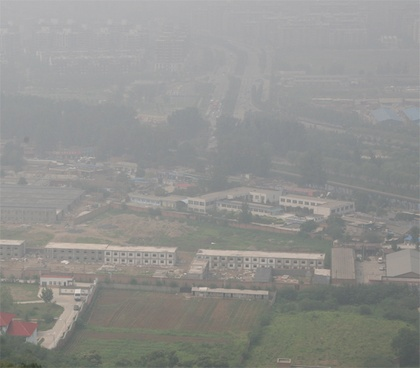
%> input picture Project 3/code/fog1.jpg, 420 x 368 px, shrunk from 600 x 525 before the run; the run also reads 1 picture not shown here
$ octave main.m   (GNU Octave 9; MATLAB toolbox functions it lacks are replaced by stand-ins)
%> lines starting %> are read from the running program, lines starting %| are printed output that depends on the picture
### Project 3/code/remove_haze.m
function [J, J_dark, J_dark_filtered] = remove_haze(image, window_size, omega)
%> called with window_size = 3, omega = 0.95

[m, n, ~] = size(image);
%> m = 368; n = 420

% get dark channel
J_dark = get_dark_channel(image, window_size);

% apply guided filter
r = 4;
res = 0.001;
J_dark_filtered = guided_filter(rgb2gray(image), J_dark, r, res);

% get atmosphere
num_brightest_pixels = floor(m * n * 0.01);
dark_vector = reshape(J_dark_filtered, m * n, 1);
image_vector = reshape(image, m * n, 3);
[~, indices] = sort(dark_vector, 'descend');
brightest_indices = indices(1:num_brightest_pixels);
A = sum(image_vector(brightest_indices, :), 1) / num_brightest_pixels;

% get transmission
A_rep = repmat(reshape(A, [1, 1, 3]), m, n);
t = 1 - omega * get_dark_channel(image ./ A_rep, window_size);

% get radiance
t0 = 0.1;
J = ((image - A_rep) ./ repmat(max(t, t0), 1, 1, 3)) + A_rep;

end

### Project 3/code/get_dark_channel.m
function dark_channel = get_dark_channel(image, window_size)
%> called with window_size = 3

[m, n, ~] = size(image);
%> m = 368; n = 420

pad_size = floor(window_size/2);
padded_image = padarray(image, [pad_size pad_size], Inf);
%> padded_image: size 370x422x3 double; 1.01% of the values are NaN or infinite; the others: min 45, max 224, mean 144.7
dark_channel = zeros(m, n);

for i = 1 : m
    for j = 1 : n
        patch = padded_image(i:i+window_size-1, j:j+window_size-1, :);
        dark_channel(i, j) = min(patch(:));
     end
end
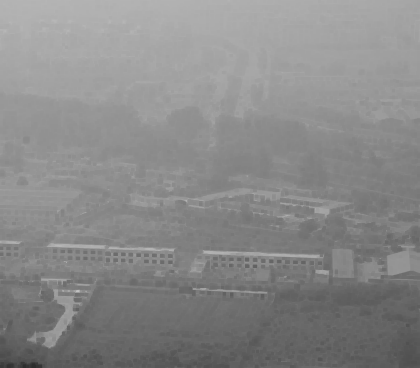
%> dark_channel: size 368x420 double; min 45, max 194, mean 137.1

end

### Project 3/code/window_sum_filter.m
function result = window_sum_filter(image, r)
%> called with r = 4

% result(x, y) = = sum(sum(image(x-r:x+r, y-r:y+r)));

[m, n] = size(image);
%> m = 368; n = 420
result = zeros(m, n);

% Y axis
im_cum = cumsum(image, 1);

result(1:r+1, :) = im_cum(1+r:2*r+1, :);
result(r+2:m-r, :) = im_cum(2*r+2:m, :) - im_cum(1:m-2*r-1, :);
result(m-r+1:m, :) = repmat(im_cum(m, :), [r, 1]) - im_cum(m-2*r:m-r-1, :);

% X axis
im_cum = cumsum(result, 2);

result(:, 1:r+1) = im_cum(:, 1+r:2*r+1);
result(:, r+2:n-r) = im_cum(:, 2*r+2:n) - im_cum(:, 1:n-2*r-1);
result(:, n-r+1:n) = repmat(im_cum(:, n), [1, r]) - im_cum(:, n-2*r:n-r-1);
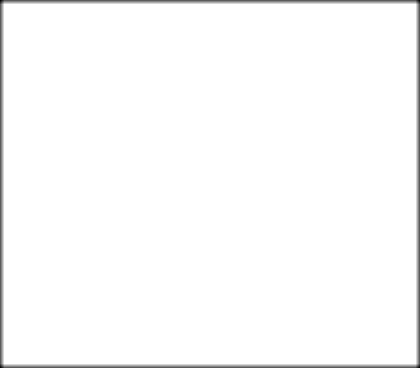
%> result: size 368x420 double; min 25, max 81, mean 80.1; drawn with min black and max white

end

### Project 3/code/guided_filter.m
function q = guided_filter(I, p, r, eps)

[m, n] = size(I);

N = window_sum_filter(ones(m, n), r);

mean_I = window_sum_filter(I, r) ./ N;
%> call 2 of window_sum_filter, with r = 4
%> in window_sum_filter (call 2), `im_cum = cumsum(image, 1);`:
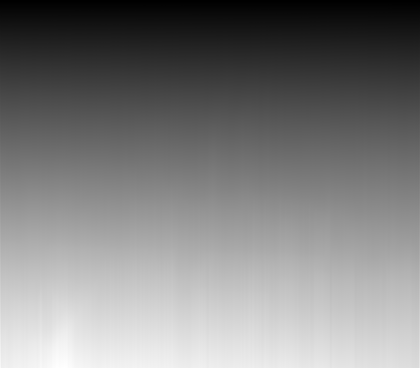
%> im_cum: size 368x420 double; min 169.9, max 57513.2, mean 28643.5; drawn with min black and max white
%> in window_sum_filter (call 2), `result(m-r+1:m, :) = repmat(im_cum(m, :), [r, 1]) - im_cum(m-2*r:m-r-1..`: result: size 368x420 double; min 305.5, max 1660.1, mean 1299.9
%> in window_sum_filter (call 2), `result(:, 1:r+1) = im_cum(:, 1+r:2*r+1);`: result: size 368x420 double; min 305.5, max 14677.5, mean 1394.4
%> in window_sum_filter (call 2), `result(:, n-r+1:n) = repmat(im_cum(:, n), [1, r]) - im_cum(:, n-2*r:n-..`: result: size 368x420 double; min 2173.7, max 14677.5, mean 11637.8
mean_p = window_sum_filter(p, r) ./ N;
%> call 3 of window_sum_filter, with r = 4
%> in window_sum_filter (call 3), `result(:, n-r+1:n) = repmat(im_cum(:, n), [1, r]) - im_cum(:, n-2*r:n-..`:
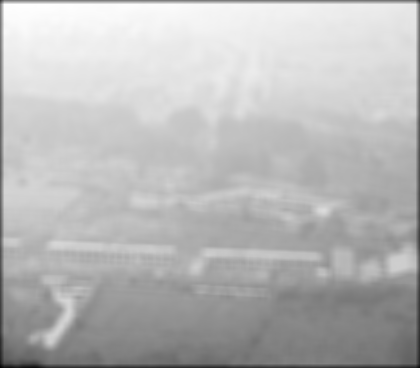
%> result: size 368x420 double; min 1533, max 14513, mean 10980.4; drawn with min black and max white

corr_II = window_sum_filter(I .* I, r) ./ N;
%> call 4 of window_sum_filter, with r = 4
%> in window_sum_filter (call 4), `result(m-r+1:m, :) = repmat(im_cum(m, :), [r, 1]) - im_cum(m-2*r:m-r-1..`: result: size 368x420 double; min 18885.5, max 306214.7, mean 192810.4
%> in window_sum_filter (call 4), `im_cum = cumsum(result, 2);`:
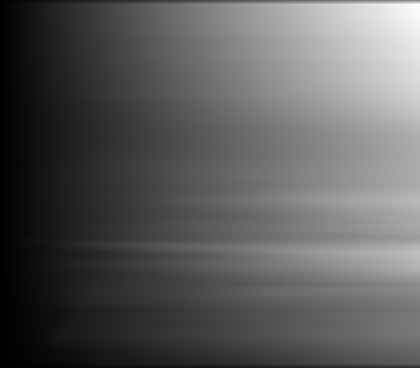
%> im_cum: size 368x420 double; min 39919.7, max 116592524.1, mean 41979021.5; drawn with min black and max white
%> in window_sum_filter (call 4), `result(:, 1:r+1) = im_cum(:, 1+r:2*r+1);`: result: size 368x420 double; min 18885.5, max 2659946.9, mean 207137.7
%> in window_sum_filter (call 4), `result(:, n-r+1:n) = repmat(im_cum(:, n), [1, r]) - im_cum(:, n-2*r:n-..`: result: size 368x420 double; min 189806.8, max 2659946.9, mean 1726317.7
corr_Ip = window_sum_filter(I .* p, r) ./ N;
%> call 5 of window_sum_filter, with r = 4
%> in window_sum_filter (call 5), `result(:, n-r+1:n) = repmat(im_cum(:, n), [1, r]) - im_cum(:, n-2*r:n-..`:
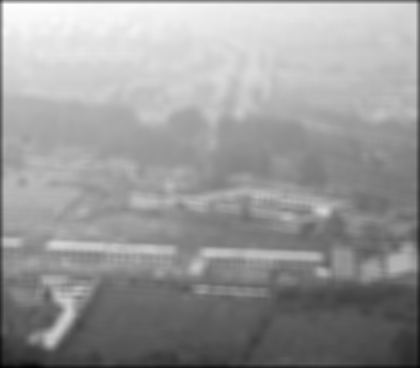
%> result: size 368x420 double; min 133584.4, max 2624401.7, mean 1633414.5; drawn with min black and max white

var_I = corr_II - mean_I .* mean_I;
cov_Ip = corr_Ip - mean_I .* mean_p;
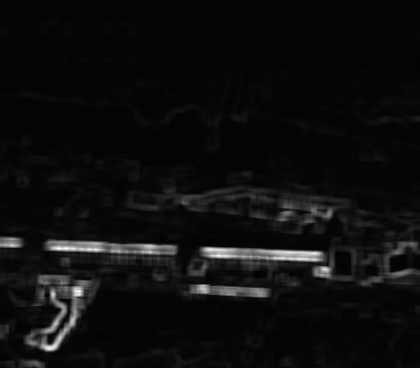
%> cov_Ip: size 368x420 double; min -9.7, max 589.7, mean 23.4; drawn with min black and max white

a = cov_Ip ./ (var_I + eps);
b = mean_p - a .* mean_I;

mean_a = window_sum_filter(a, r) ./ N;
mean_b = window_sum_filter(b, r) ./ N;

q = mean_a .* I + mean_b;

end

### Project 3/code/main.m
clc;
clear;

window_size = 3;
omega = 0.95;

% first image
figure(1);

image1 = double(imread('fog1.jpg'));
[result1, dark_channel1, filtered_dark_channel1] = remove_haze(image1, window_size, omega);
%> in remove_haze, `brightest_indices = indices(1:num_brightest_pixels);`: brightest_indices = 1545 values, max 84273 at index 1403, min 1 at index 115, mean 20958.3
%> in remove_haze, `A = sum(image_vector(brightest_indices, :), 1) / num_brightest_pixels;`: A = [180 180 181.9]

subplot(2, 2, 1);
imshow(uint8(image1));
title('original image');

subplot(2, 2, 2);
imshow(uint8(dark_channel1));
title('dark channel');

subplot(2, 2, 3);
imshow(uint8(filtered_dark_channel1));
title('filtered dark channel');

subplot(2, 2, 4);
imshow(uint8(result1));
title('result');

saveas(gcf, 'result1.jpg');

% second image
figure(2);

image2 = double(imread('fog2.jpg'));
[result2, dark_channel2, filtered_dark_channel2] = remove_haze(image2, window_size, omega);

subplot(2, 2, 1);
imshow(uint8(image2));
title('original image');

subplot(2, 2, 2);
imshow(uint8(dark_channel2));
title('dark channel');

subplot(2, 2, 3);
imshow(uint8(filtered_dark_channel2));
title('filtered dark channel');

subplot(2, 2, 4);
imshow(uint8(result2));
title('result');

saveas(gcf, 'result2.jpg');
